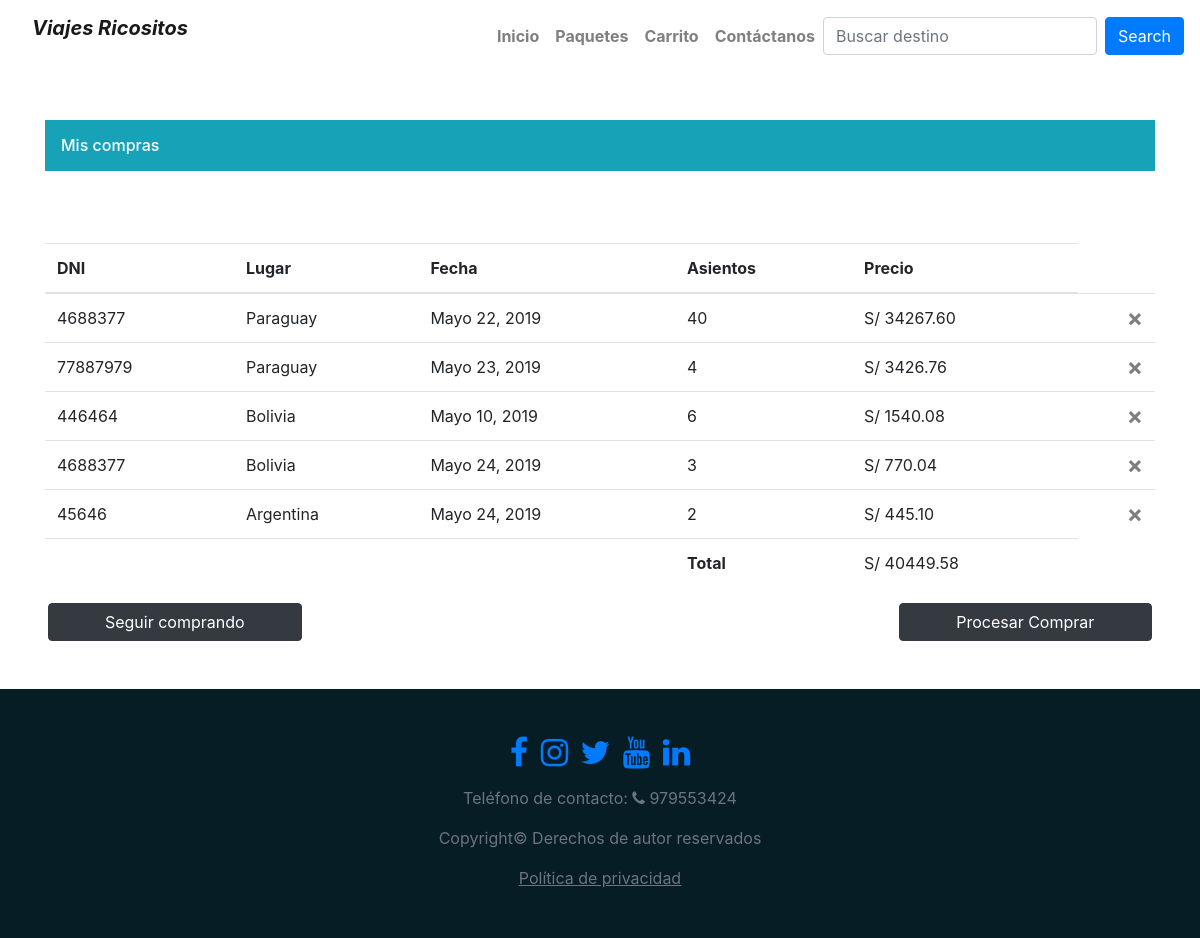
Page /car_list on the committed database.
### ticket/models.py (models this page shows, shortened)
class Pasaje(models.Model):
	id_pasaje = models.AutoField(primary_key=True)
	pasajero = models.ForeignKey(Pasajero,on_delete=models.CASCADE)
	lugar = models.ForeignKey(Internacionale,on_delete=models.CASCADE)
	class Meta:
		verbose_name = 'Boleto'
		verbose_name_plural = 'Boletos'
		ordering = ['-id_pasaje']

class Pasajero(models.Model):
	id_pasajero = models.AutoField(primary_key=True)
	nombre = models.CharField(max_length=50)
	apellido = models.CharField(max_length=50)
	ciudad = models.CharField(max_length=50)
	telefono = models.IntegerField()
	direccion = models.CharField(max_length=200)
	documento = models.IntegerField()
	asientos = models.SmallIntegerField()
	fecha = models.DateField()
	class Meta:
		verbose_name='Pasajero'
		verbose_name_plural = 'Pasajeros'
		ordering =['-id_pasajero']

### package/models.py (models this page shows, shortened)
class Internacionale(models.Model):
    id_internacional = models.AutoField(primary_key=True)
    lugar = models.CharField(max_length=50)  # Field name made lowercase.
    descripcion = models.TextField()  # Field name made lowercase.
    precio = models.DecimalField(max_digits=5,decimal_places=2)  # Field name made lowercase.
    imagen = models.ImageField(upload_to='projects')
    created = models.DateTimeField(auto_now_add=True,verbose_name = "Fecha de creación")
    class Meta:
        verbose_name="Internacional"
        verbose_name_plural="Internacionales"
        ordering = ['-created']

### ticket/views.py (the view)
# urls.py: path('car_list', CarListView.as_view(), name='car_list'),
class CarListView(ListView):
	template_name ='ticket/car.html'
	model = Pasaje

### ticket/templatetags/filer_car.py (called while the page is built)
def precio(asientos, precio):
	return (precio*asientos)

def total(precio):
	mostrar=0
	for totales in precio:
		mostrar += (totales.pasajero.asientos*totales.lugar.precio)
	return mostrar

### ticket/templates/ticket/car.html (shortened to what this page needs)
	{% extends "core/base_layout.html" %}
	{% load static %}
	{% load filer_car %}
	{% block cascada %}
	<link rel="stylesheet" type="text/css" href="{% static 'core/css/general.css' %}">
	{% endblock %}
	{% block content %}
	<br><br>
	<div class="container">
		<p class="h6 my-5 p-3 bg-info text-white">Mis compras</p><br>
		<table class="table">
			<thead>
			    <tr>
			      <th scope="col">DNI</th>
			      <th scope="col">Lugar</th>
			      <th scope="col">Fecha</th>
			      <th scope="col">Asientos</th>
			      <th scope="col">Precio</th>
			    </tr>
			  </thead>
			  <tbody>
			  	{% for pas in object_list %}
			  		<tr>
				      <td>{{pas.pasajero.documento}}</td>
				      <td>{{pas.lugar.lugar}}</td>
				      <td>{{pas.pasajero.fecha}}</td>
				      <td>{{pas.pasajero.asientos}}</td>
				      <td>S/ {{pas.lugar.precio|precio:pas.pasajero.asientos}}</td>
				      <td><a href="#"><button type="button" class="close" aria_label="Close"><span aria-hidden="true">&times;</span></button></a></td>
				    </tr>
			  	{% endfor %}
			  	<tr>
					<td></td>
					<td></td>
					<td></td>
					<th scope="col">Total</th>
					<td>S/ {{object_list|total}}</td>
				</tr>
			  </tbody>
		</table>
	</div>
	<div class="container-fluid px-5 h-50 mb-2">
		<div class="row">
			<div class="col-6 col-md-4 col-lg-3">
				<a href="{% url 'packages' %}" class="float-left btn btn-dark col-12">Seguir comprando</a>
			</div>
			<div class="col-md-4 col-lg-6 d-none d-md-block"></div>
			<div class="col-6 col-md-4 col-lg-3">
				<button class="float-right btn btn-dark col-12">Procesar Comprar</button>
			</div>
		</div>
	</div>
	{% endblock %}

### core/templates/core/base_layout.html (shortened to what this page needs)
<!DOCTYPE html>
<html lang="en">
<head>
	{% load static %}
	<link rel="stylesheet" type="text/css" href="{% static 'core/css/css/font-awesome.min.css' %}">
	<link rel="stylesheet" type="text/css" href="{% static 'core/css/bootstrap.min.css' %}">
    {% block cascada %}{% endblock %}
</head>
<body>
	<div class="container-fluid mt-4">
		<nav class="navbar navbar-expand-lg navbar-light fixed-top" style="background-color: #FFF;">
		  <a class="navbar-brand d-none d-md-block" href="{% url 'index' %}"><p class="font-weight-bolder font-italic">Viajes Ricositos</a></p>
		  <div class="collapse d-xl-flex justify-content-end navbar-collapse" id="navbarNavAltMarkup">
		    <div class="navbar-nav">
		      <a class="nav-item nav-link" href="{% url 'index' %}"><strong>Inicio</strong><span class="sr-only">(current)</span></a>
		      <a class="nav-item nav-link" href="{% url 'packages' %}"><strong>Paquetes</strong></a>
		      <a class="nav-item nav-link" href="{% url 'car_list' %}"><strong>Carrito</strong></a>
		      <a class="nav-item nav-link" href="{% url 'contact' %}" tabindex="-1" aria-disabled="true"><strong>Contáctanos</strong></a>
		    </div>
		  </div>
		  <form class="form-inline" action="{% url 'packages' %}">
		    <input class="form-control mr-sm-2" name="lugar" id="buscador" type="text" placeholder="Buscar destino" aria-label="Search">
		    <button class="btn btn-primary my-2 my-sm-0" type="submit">Search</button>
		  </form>
		</nav>
	</div>
	{% block content %} {% endblock %}
	<footer class="footer text-faded text-center py-5 mt-5">
		<ul class="list-inline">
			<li class="list-inline-item">
				<a href="#">
					<i class="fa fa-facebook-f fa-2x"></i>
				</a>
			</li>
			<li class="list-inline-item">
				<a href="#">
					<i class="fa fa-instagram fa-2x"></i>
				</a>
			</li>
			<li class="list-inline-item">
				<a href="#">
					<i class="fa fa-twitter fa-2x"></i>
				</a>
			</li>
			<li class="list-inline-item">
				<a href="#">
					<i class="fa fa-youtube fa-2x"></i>
				</a>
			</li>
			<li class="list-inline-item">
				<a href="#">
					<i class="fa fa-linkedin fa-2x"></i>
				</a>
			</li>
		</ul>
		<p class="text-muted">Teléfono de contacto: <i class="fa fa-phone fa-1x"></i> 979553424</p>
		<p class="text-muted">Copyright&copy; Derechos de autor reservados</p>
		<a href="#" class="text-muted"><ins>Política de privacidad</ins></a>
	</footer>
</body>
</html>

### core/static/core/css/general.css (style rules this page uses)
a strong { transition: 0.3s; }
footer { background: #061D25; padding: 10px 0; color: #E6E1E1; }
footer i { transition: all .4s ease; }

### rows in the picture
Pasaje: pasajero.documento "4688377", lugar.lugar "Paraguay", pasajero.fecha "Mayo 22, 2019", pasajero.asientos "40", lugar.precio|precio "34267.60", pasajero+lugar "40449.58"
Pasaje: pasajero.documento "77887979", lugar.lugar "Paraguay", pasajero.fecha "Mayo 23, 2019", pasajero.asientos "4", lugar.precio|precio "3426.76"
Pasaje: pasajero.documento "446464", lugar.lugar "Bolivia", pasajero.fecha "Mayo 10, 2019", pasajero.asientos "6", lugar.precio|precio "1540.08"
Pasaje: pasajero.documento "4688377", lugar.lugar "Bolivia", pasajero.fecha "Mayo 24, 2019", pasajero.asientos "3", lugar.precio|precio "770.04"
Pasaje: pasajero.documento "45646", lugar.lugar "Argentina", pasajero.fecha "Mayo 24, 2019", pasajero.asientos "2", lugar.precio|precio "445.10"
